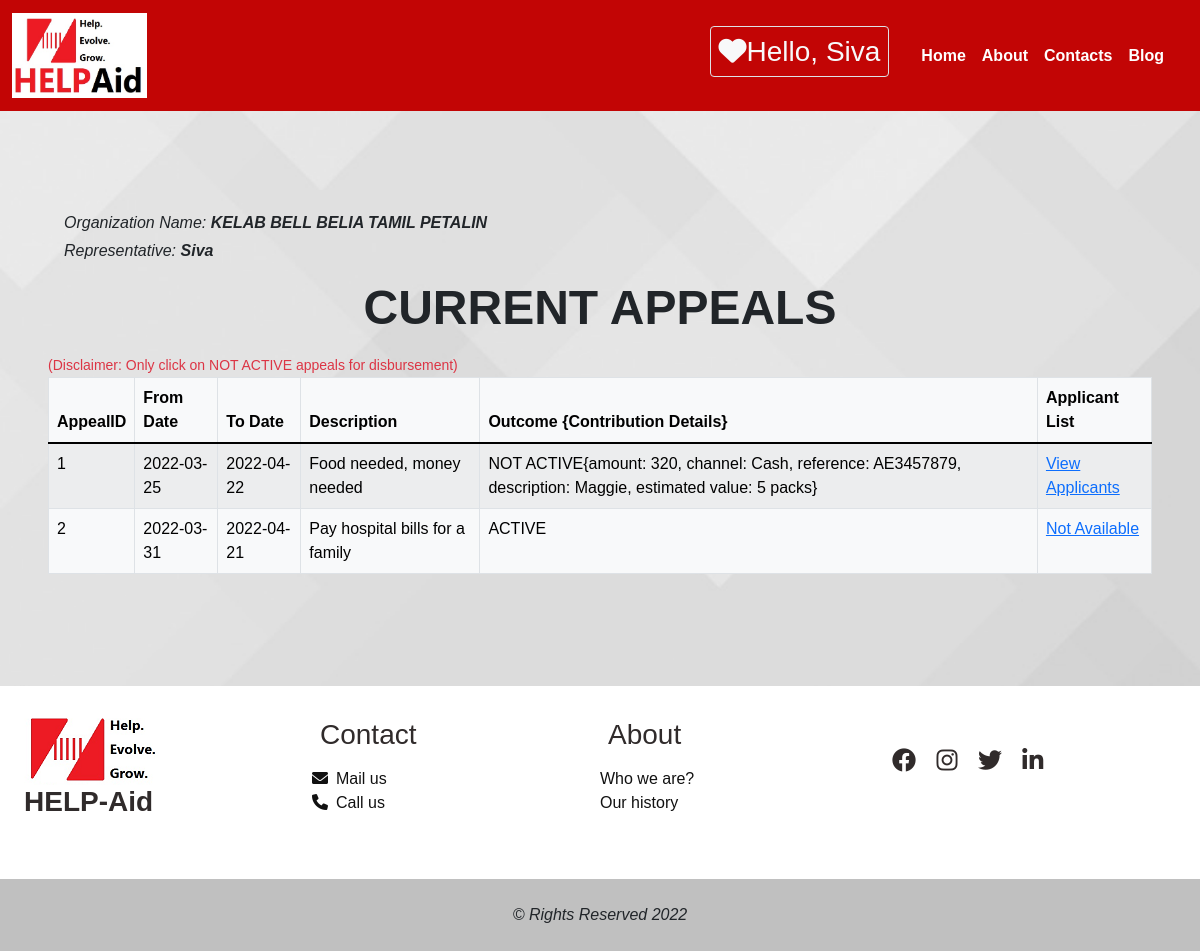
Page /recordDisbursement.php (signed in) on the committed database.
### tables this page shows
CREATE TABLE `organization2` (
  `usr` varchar(30) NOT NULL,
  `Password` varchar(30) NOT NULL,
  `OrganizationName` varchar(30) NOT NULL,
  `MobileNo` varchar(30) NOT NULL,
  `JobTitle` varchar(30) NOT NULL,
  `OrgID` int(10) NOT NULL
);

CREATE TABLE `appeals` (
  `appealID` int(11) NOT NULL,
  `fromDate` date NOT NULL,
  `toDate` date NOT NULL,
  `description` varchar(50) NOT NULL,
  `outcome` varchar(250) DEFAULT NULL,
  `OrganizationName` varchar(50) DEFAULT NULL
);

### recordDisbursement.php (the view, shortened to what this page needs)
<?php
$con = mysqli_connect('localhost', 'root', "");
mysqli_select_db($con, 'helpaid');
$user = $_SESSION['username'];
$s = "select * from organization2 where usr = '$user'";
$result = mysqli_query($con, $s);
$row = mysqli_fetch_array($result);
$orgName = $row['OrganizationName'];
?>
<!DOCTYPE html>
<html lang="en">
<head>
    <link rel="stylesheet" href="https://cdnjs.cloudflare.com/ajax/libs/font-awesome/6.0.0/css/all.min.css" />
     <link href="https://cdn.jsdelivr.net/npm/bootstrap@5.1.3/dist/css/bootstrap.min.css" rel="stylesheet">
     <link rel="stylesheet" href="main_gen.css" type="text/css">
</head>
<body class="body">
<nav class="navbar navbar-expand-lg navbar-expand-md">
        <div class="container-fluid">
            <a class="navbar-brand m-0">
                <img class="img" src="helpaid_logo.jpg" alt="logo">
            </a>
            <ul class="navigation navbar-nav justify-content-end align-items-center p-0 p-lg-3">
            <h3 class="text-left text-light me-4 p-2 border rounded"><i class="fa-solid fa-heart"></i>Hello, <?php echo $_SESSION['username'] ?></h3>
                <li class="item nav-item"><a class="link a nav-link" href="index.html">Home</a></li>
                <li class="item nav-item"><a class="link a nav-link" href="#">About</a></li>
                <li class="item nav-item"><a class="link a nav-link" href="#">Contacts</a></li>
                <li class="item nav-item"><a class="link a nav-link" href="#">Blog</a></li>
            </ul>
        </div>
    </nav>
    <div class="table-display container-fluid p-lg-5 p-md-5 p-2 my-5">
    <p class="ms-3 my-1 fst-italic">Organization Name: <strong><?php echo $orgName?></strong></p>
    <p class="ms-3 my-1 fst-italic">Representative: <strong><?php echo $user?></strong></p>
    <h1 class="h1 my-3 p-0 text-center">Current Appeals</h1>
        <small class="text-danger pb-1">(Disclaimer: Only click on NOT ACTIVE appeals for disbursement)</small>
    <?php
    $statement = "select * from appeals where OrganizationName = '$orgName'";
    $resultAppeal = mysqli_query($con, $statement);
    ?>
        <table class="table table-bordered table-light table-striped border">
        <thead>
            <tr>
                <th>AppealID</th>
                <th>From Date</th>
                <th>To Date</th>
                <th>Description</th>
                <th>Outcome {Contribution Details}</th>
                <th>Applicant List</th>
            </tr>
        </thead>
            <tbody >
                <?php
                $f=0;
                while($rowApp = mysqli_fetch_array($resultAppeal)) {
                if($f%2==0)
                $class_name="even";
                else
                $class_name="odd";
                ?>
            <tr class="<?php if(isset($class_name)) echo $class_name;?>">
            <td><?php echo $rowApp["appealID"];?></td>
            <td><?php echo $rowApp["fromDate"]; ?></td>
            <td><?php echo $rowApp["toDate"]; ?></td>
            <td><?php echo $rowApp["description"]; ?></td>
            <td><?php echo$rowApp["outcome"]; ?></td>
            <?php
            if($rowApp['outcome'] == "ACTIVE"){
                $link = "Not Available";
            }
            else{
                $link = "View Applicants";
            }
                ?>
            <td><a href="applicantList.php?<?php echo 'appealID='.$rowApp['appealID'] ?>" target="__blank"><?php echo $link?></a></td>
            </tr>
            <?php
            $f++;
            }
            ?>
            </tbody>
        </table>
        </div>
        <footer class="footer w-100 text-center text-lg-start mt-6">
       <div class="row container-fluid justify-content-center align-items-center p-4">
           <div class="col-lg-3 col-md-6 mb-4"><img src="helpaid.png" alt="logo"><h3 class="h3 logo">HELP-Aid</h3>
            </div>
           <div class="col-lg-3 col-md-6 mb-4"><h3 class="h3 p-2">Contact</h3>
            <ul class="ul list-unstyled">
                <li class="li"><a class="a" href="mailto: helpaid@gmail.com"><i class="fa-solid fa-envelope me-2"></i>Mail us</a></li>
                <li class="li"><a class="a" href="tel: +88013243325"><i class="fa-solid fa-phone me-2"></i>Call us</a></li>
            </ul>
            </div>
            <div class="col-lg-3 col-md-6 mb-4"><h3 class="h3 p-2">About</h3>
                <ul class="ul list-unstyled">
                    <li class="li"><a class="a" href="#">Who we are?</a></li>
                    <li class="li"><a class="a" href="#">Our history</a></li>
                </ul>
            </div>
           <div class="col-lg-3 col-md-6 mb-4">
            <ul class="list-unstyled list-inline text-lg-start text-center">
                <li class="list-inline-item">
                  <a class="btn-floating btn-fb mx-1">
                    <i class="fa-brands fa-facebook"> </i>
                  </a>
                </li>
                <li class="list-inline-item">
                  <a class="btn-floating btn-insta mx-1">
                    <i class="fa-brands fa-instagram"> </i>
                  </a>
                </li>
                <li class="list-inline-item">
                  <a class="btn-floating btn-tw mx-1">
                    <i class="fa-brands fa-twitter"> </i>
                  </a>
                </li>
                <li class="list-inline-item">
                    <a class="btn-floating btn-in mx-1">
                        <i class="fa-brands fa-linkedin-in"> </i>
                    </a>
                  </li>
               </ul>
           </div>
       </div>
   </footer>
   <div class="copyright p-4 font-small text-center w-100 m-0">&copy; Rights Reserved 2022</div>
</body>
</html>

### main_gen.css (style rules this page uses)
* { padding: 0; margin: 0; -webkit-box-sizing: border-box; box-sizing: border-box; font-family: Poppins, sans-serif; }
.body { background: url(bg.jpeg); background-repeat: no-repeat; background-size: cover; height: 100vh; }
.body .navbar { background: #c20505; }
.body .navbar .navbar-brand .img { width: 135px; height: 85px; }
.body .navbar .navigation { min-height: 70px; }
.body .navbar .navigation .item .link { font-weight: 600; text-decoration: none; color: #fff; -webkit-transition: 300ms ease-in-out; transition: 300ms ease-in-out; }
.body .h1 { font-size: clamp(20px, 4vw, 51px); font-weight: 600; text-transform: uppercase; }
.body .footer { background: #fff; color: #302b2b; }
.body .footer .logo { font-weight: 600; }
.body .footer .ul .li .a { color: #111; text-decoration: none; -webkit-transition: 200ms ease-in-out; transition: 200ms ease-in-out; }
.body .footer .btn-floating { color: #302b2b; -webkit-transition: 300ms ease-in-out; transition: 300ms ease-in-out; }
.body .footer .btn-floating .fa-brands { font-size: 150%; }
.body .copyright { background: #c0c0c0; font-style: italic; }

### rows in the picture
organization2: OrganizationName "KELAB BELL BELIA TAMIL PETALIN"
appeals: appealID "1", fromDate "2022-03-25", toDate "2022-04-22", description "Food needed, money needed", outcome "NOT ACTIVE{amount: 320, channel: Cash, reference: AE3457879, description: Maggie, estimated value: 5 packs}", outcome "View Applicants"
appeals: appealID "2", fromDate "2022-03-31", toDate "2022-04-21", description "Pay hospital bills for a family", outcome "ACTIVE", outcome "Not Available"

### other values in the picture
$_SESSION['username'] "Siva"
$user "Siva"
